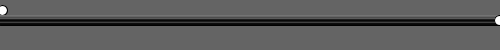
Frame 1 (no input)
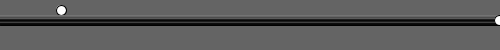
Frame 60 (the mouse pressed at the canvas centre just before this capture)
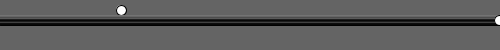
Frame 120 (the mouse held since frame 60 and released just before this capture)

The Processing sketch that drew these frames (run headless with seeded random() and noise(); from frame 60 on, the mouse is pressed at the canvas centre):

// Processing sketch: processing_133300
// ── processing_133300.pde

void setup() {
  size(500,50);
}

float x = 1;

void draw() {
  
  background(100);
  
  x = x+1;
  ellipse(x,10,10,10);

  // this won't work :(
  for (int x2 = 1; x2<width; x2++) {
    ellipse(x2,20,10,10);
  } 
}
